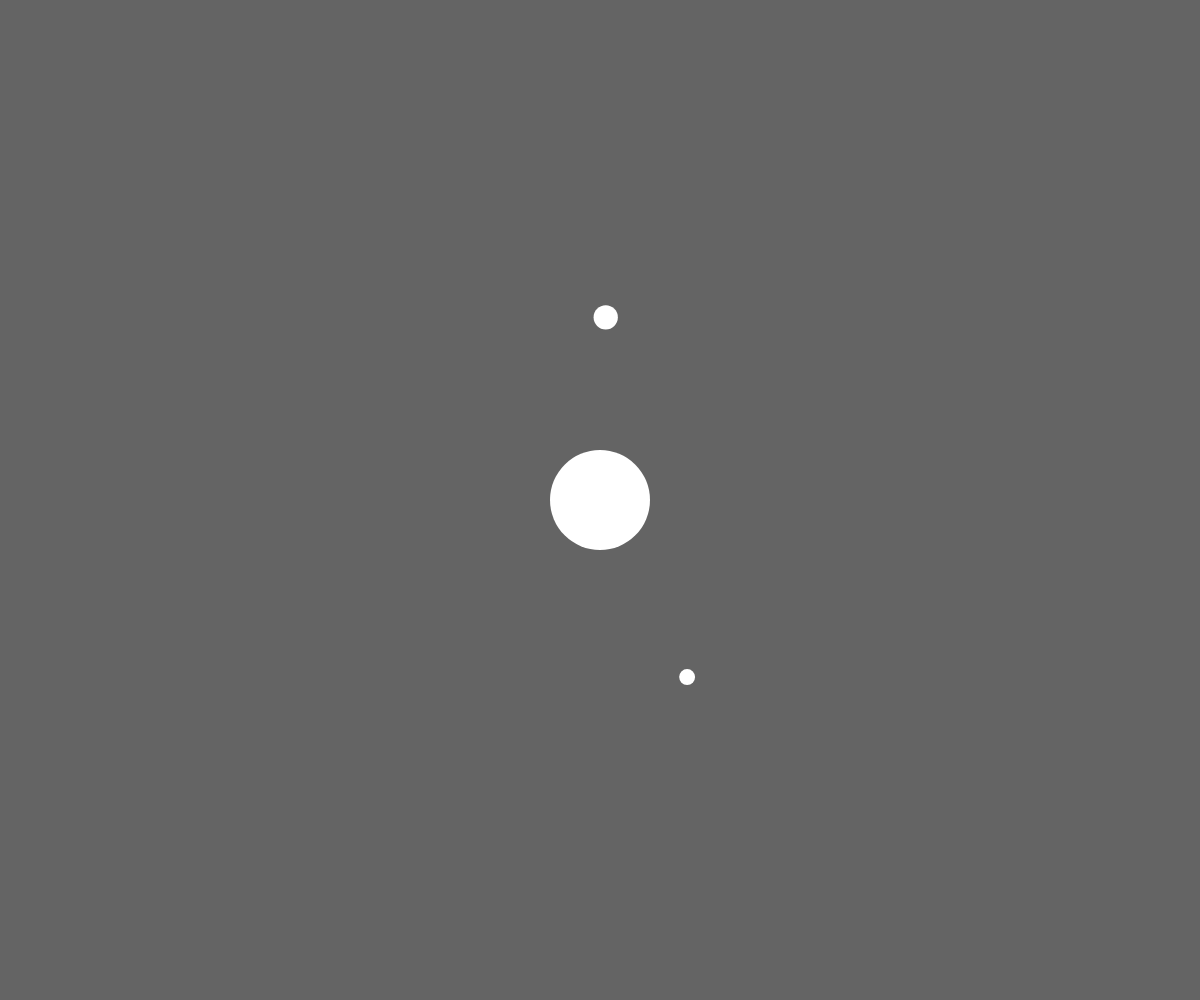
Frame 1 (no input)
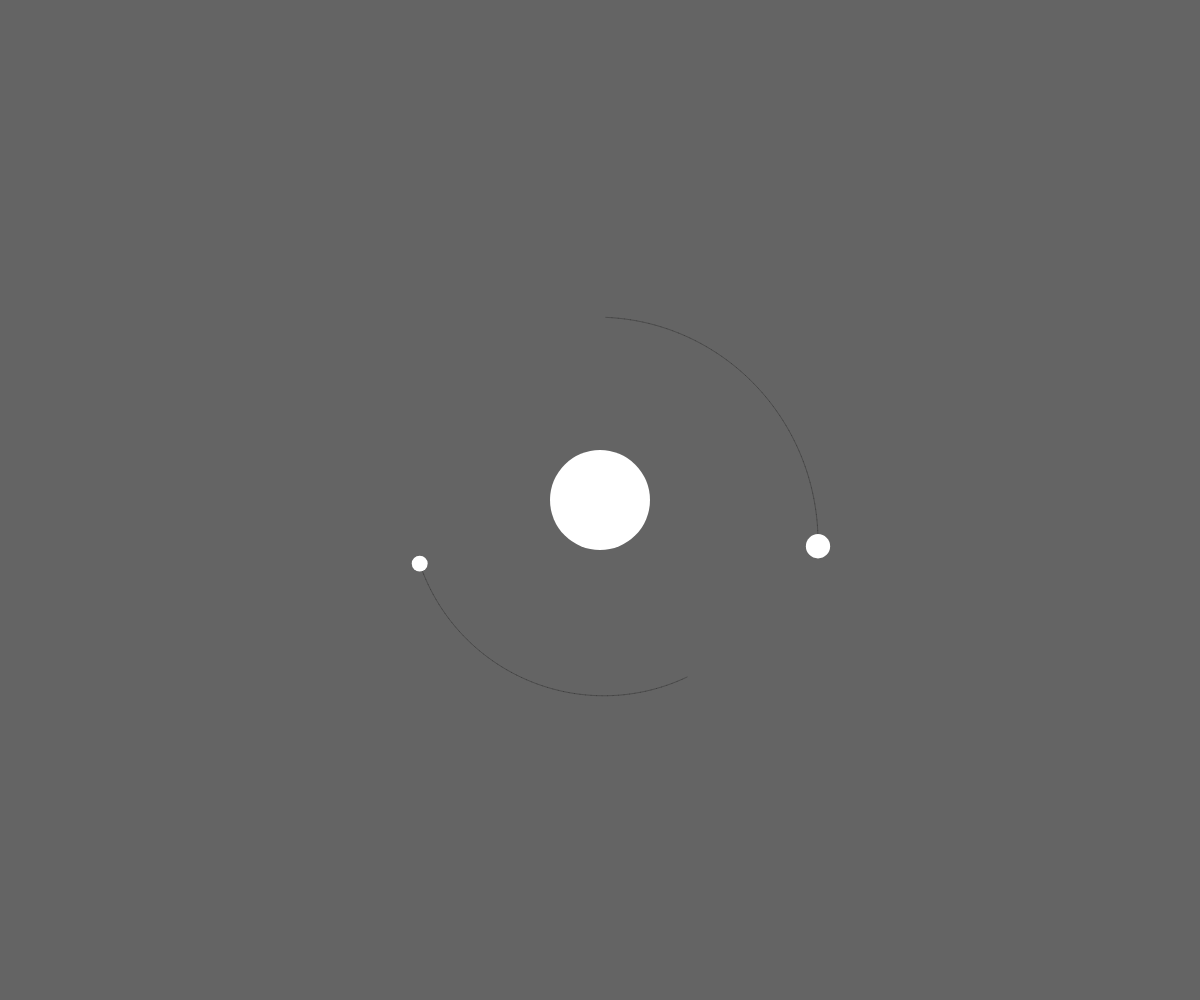
Frame 60 (no input)
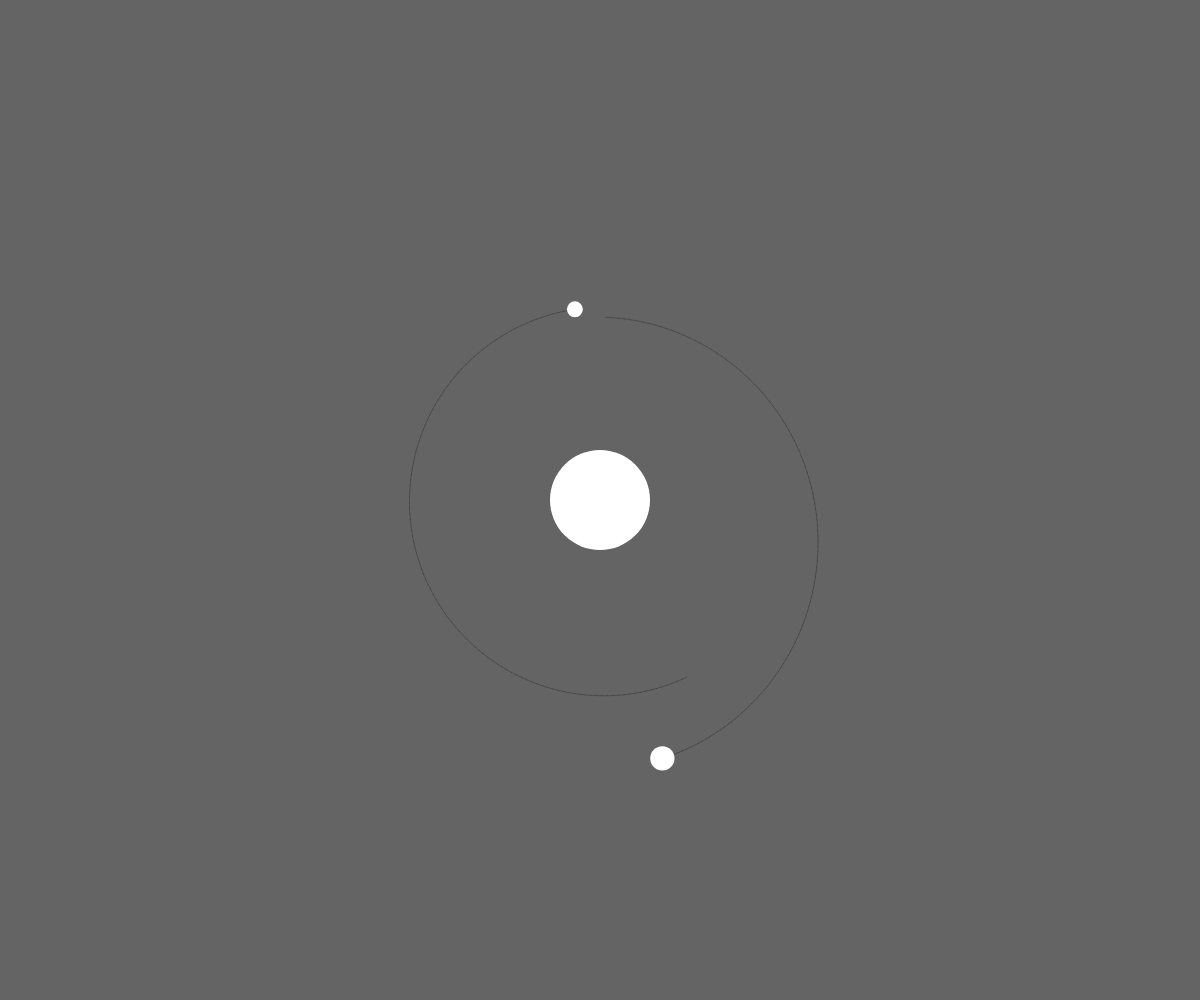
Frame 120 (the mouse pressed at the canvas centre since frame 60)

The p5.js sketch that drew these frames (run headless with seeded random() and noise() and a simulated clock; from frame 60 on, the mouse is pressed at the canvas centre):

// p5.js sketch
// ── sketch.js
let planets = []
let sun
let numPlanets = 2
let G = 120
let destabilise = 0.15

function setup() {
  createCanvas(windowWidth,windowHeight)
  sun = new Body(50,createVector(0,0),createVector(0,0))

    // Initialise the planets
  for (let i = 0; i < numPlanets; i++) {
    let mass = random(5, 15)
    let radius = random(sun.d, min(windowWidth/2,windowHeight/2))
    let angle = random(0, TWO_PI)
    let planetPos = createVector(radius * cos(angle), radius * sin(angle))

    // Find direction of orbit and set velocity
    let planetVel = planetPos.copy()
    if (random(1) < 0.1) planetVel.rotate(-HALF_PI)
    else planetVel.rotate(HALF_PI)  // Direction of orbit
    planetVel.normalize()
    planetVel.mult( sqrt((G * sun.mass)/(radius)) ) // Circular orbit velocity
    planetVel.mult( random( 1-destabilise, 1+destabilise) ) // create elliptical orbit

    planets.push( new Body(mass, planetPos, planetVel) )
  }
}

function draw() {
  background(100)
  translate(width/2, height/2)
  for (let i = numPlanets-1; i >= 0; i--) {
    sun.attract(planets[i])
    planets[i].move()
    planets[i].show()
  }
  sun.show()
}


function Body(_mass, _pos, _vel){
  this.mass = _mass
  this.pos = _pos
  this.vel = _vel
  this.d = this.mass*2
  this.thetaInit = 0
  this.path = []
  this.pathLen = Infinity

  this.show = function() {
    stroke(0,60)
    for (let i = 0; i < this.path.length-2; i++) {
      line(this.path[i].x, this.path[i].y, this.path[i+1].x, this.path[i+1].y,)
    }
    fill('white'); noStroke()
    ellipse(this.pos.x, this.pos.y, this.d, this.d)
  }


  this.move = function() {
    this.pos.x += this.vel.x
    this.pos.y += this.vel.y
    this.path.push(createVector(this.pos.x,this.pos.y))
    if (this.path.length > 200) this.path.splice(0,1)
  }

  this.applyForce = function(f) {
    this.vel.x += f.x / this.mass
    this.vel.y += f.y / this.mass
  }

  this.attract = function(child) {
    let r = dist(this.pos.x, this.pos.y, child.pos.x, child.pos.y)
    let f = (this.pos.copy()).sub(child.pos)
    f.setMag( (G * this.mass * child.mass)/(r * r) )
    child.applyForce(f)
  }

}
